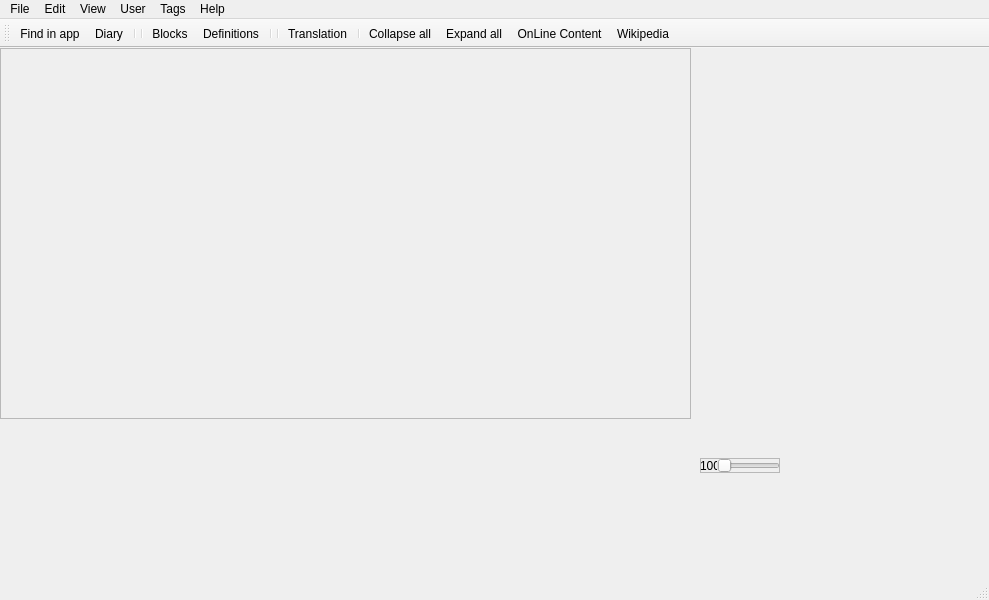
<?xml version="1.0" encoding="UTF-8"?>
<ui version="4.0">
 <class>MainWindow</class>
 <widget class="QMainWindow" name="MainWindow">
  <property name="geometry">
   <rect>
    <x>0</x>
    <y>0</y>
    <width>989</width>
    <height>600</height>
   </rect>
  </property>
  <property name="mouseTracking">
   <bool>false</bool>
  </property>
  <property name="windowTitle">
   <string>MainWindow</string>
  </property>
  <property name="styleSheet">
   <string notr="true">background-color: rgb(102, 102, 102); color: rgb(63, 157, 171); selection-background-color: rgb(0, 76, 0); selection-color: rgb(255, 255, 0); color: rgb(203, 203, 101); QToolTip {background-color: #3C3F41; color: white; border: 1px solid black; padding: 5px; }</string>
  </property>
  <property name="toolButtonStyle">
   <enum>Qt::ToolButtonTextBesideIcon</enum>
  </property>
  <widget class="QWidget" name="centralwidget">
   <widget class="QScrollArea" name="area">
    <property name="geometry">
     <rect>
      <x>0</x>
      <y>0</y>
      <width>691</width>
      <height>371</height>
     </rect>
    </property>
    <property name="widgetResizable">
     <bool>true</bool>
    </property>
    <widget class="QWidget" name="scrollAreaWidgetContents">
     <property name="geometry">
      <rect>
       <x>0</x>
       <y>0</y>
       <width>689</width>
       <height>369</height>
      </rect>
     </property>
    </widget>
   </widget>
   <widget class="QFrame" name="frm_stb_volume">
    <property name="geometry">
     <rect>
      <x>700</x>
      <y>410</y>
      <width>80</width>
      <height>15</height>
     </rect>
    </property>
    <property name="frameShape">
     <enum>QFrame::StyledPanel</enum>
    </property>
    <property name="frameShadow">
     <enum>QFrame::Raised</enum>
    </property>
    <widget class="QSlider" name="sld_volume">
     <property name="geometry">
      <rect>
       <x>17</x>
       <y>0</y>
       <width>63</width>
       <height>15</height>
      </rect>
     </property>
     <property name="maximum">
      <number>100</number>
     </property>
     <property name="orientation">
      <enum>Qt::Horizontal</enum>
     </property>
     <property name="tickPosition">
      <enum>QSlider::NoTicks</enum>
     </property>
    </widget>
    <widget class="QPushButton" name="btn_volume">
     <property name="geometry">
      <rect>
       <x>0</x>
       <y>0</y>
       <width>15</width>
       <height>15</height>
      </rect>
     </property>
     <property name="text">
      <string/>
     </property>
     <property name="iconSize">
      <size>
       <width>15</width>
       <height>15</height>
      </size>
     </property>
     <property name="flat">
      <bool>true</bool>
     </property>
    </widget>
    <widget class="QLabel" name="lbl_volume_value">
     <property name="geometry">
      <rect>
       <x>0</x>
       <y>0</y>
       <width>17</width>
       <height>15</height>
      </rect>
     </property>
     <property name="text">
      <string>100</string>
     </property>
    </widget>
   </widget>
  </widget>
  <widget class="QMenuBar" name="menubar">
   <property name="geometry">
    <rect>
     <x>0</x>
     <y>0</y>
     <width>989</width>
     <height>21</height>
    </rect>
   </property>
   <property name="styleSheet">
    <string notr="true">QMenuBar::item:selected {background-color: blue;}</string>
   </property>
   <widget class="QMenu" name="menuFile">
    <property name="title">
     <string>File</string>
    </property>
    <addaction name="mnu_file_app_settings"/>
    <addaction name="separator"/>
    <addaction name="mnu_import_blocks"/>
    <addaction name="mnu_export_blocks"/>
    <addaction name="mnu_import_def"/>
    <addaction name="mnu_export_def"/>
    <addaction name="mnu_open"/>
    <addaction name="separator"/>
    <addaction name="mnu_file_save_active_block"/>
   </widget>
   <widget class="QMenu" name="menuEdit">
    <property name="title">
     <string>Edit</string>
    </property>
    <addaction name="mnu_add_block"/>
    <addaction name="separator"/>
    <addaction name="mnu_expand_all"/>
    <addaction name="mnu_collapse_all"/>
    <addaction name="separator"/>
    <addaction name="mnu_unfinished_show"/>
    <addaction name="mnu_edit_tags"/>
    <addaction name="mnu_edit_definitions"/>
    <addaction name="separator"/>
    <addaction name="mnu_translation"/>
   </widget>
   <widget class="QMenu" name="menuTags">
    <property name="title">
     <string>Tags</string>
    </property>
    <addaction name="mnu_expenses"/>
    <addaction name="mnu_incomes"/>
    <addaction name="separator"/>
    <addaction name="mnu_web_pages"/>
    <addaction name="mnu_youtube"/>
    <addaction name="mnu_important_dates"/>
    <addaction name="separator"/>
    <addaction name="separator"/>
   </widget>
   <widget class="QMenu" name="menuHelp">
    <property name="title">
     <string>Help</string>
    </property>
    <addaction name="mnu_help_log_messages"/>
    <addaction name="mnu_help_statistic"/>
   </widget>
   <widget class="QMenu" name="menuView">
    <property name="title">
     <string>View</string>
    </property>
    <addaction name="mnu_diary"/>
    <addaction name="separator"/>
    <addaction name="mnu_view_blocks"/>
    <addaction name="mnu_view_tags"/>
    <addaction name="mnu_view_definitions"/>
    <addaction name="mnu_view_images"/>
    <addaction name="separator"/>
    <addaction name="mnu_view_fun_fact"/>
    <addaction name="mnu_view_clipboard"/>
    <addaction name="mnu_view_media_explorer"/>
    <addaction name="separator"/>
    <addaction name="mnu_view_dicts"/>
    <addaction name="mnu_view_wiki"/>
    <addaction name="mnu_view_online_content"/>
    <addaction name="separator"/>
    <addaction name="mnu_view_find_in_app"/>
    <addaction name="separator"/>
    <addaction name="mnu_schedule"/>
    <addaction name="separator"/>
   </widget>
   <widget class="QMenu" name="menuUser">
    <property name="title">
     <string>User</string>
    </property>
    <addaction name="mnu_user_settings"/>
    <addaction name="mnu_personal_info"/>
    <addaction name="separator"/>
    <addaction name="mnu_contacts"/>
    <addaction name="separator"/>
   </widget>
   <addaction name="menuFile"/>
   <addaction name="menuEdit"/>
   <addaction name="menuView"/>
   <addaction name="menuUser"/>
   <addaction name="menuTags"/>
   <addaction name="menuHelp"/>
  </widget>
  <widget class="QStatusBar" name="sts_bar">
   <property name="styleSheet">
    <string notr="true">color: rgb(193, 193, 193);</string>
   </property>
  </widget>
  <widget class="QToolBar" name="toolBar">
   <property name="font">
    <font>
     <pointsize>8</pointsize>
    </font>
   </property>
   <property name="cursor">
    <cursorShape>PointingHandCursor</cursorShape>
   </property>
   <property name="windowTitle">
    <string>toolBar</string>
   </property>
   <property name="styleSheet">
    <string notr="true">QToolTip { background-color: #3C3F41; color: white; border: 1px solid black; padding: 5px; }</string>
   </property>
   <attribute name="toolBarArea">
    <enum>TopToolBarArea</enum>
   </attribute>
   <attribute name="toolBarBreak">
    <bool>false</bool>
   </attribute>
   <addaction name="mnu_view_find_in_app"/>
   <addaction name="mnu_diary"/>
   <addaction name="separator"/>
   <addaction name="separator"/>
   <addaction name="mnu_view_blocks"/>
   <addaction name="mnu_view_definitions"/>
   <addaction name="separator"/>
   <addaction name="separator"/>
   <addaction name="mnu_translation"/>
   <addaction name="separator"/>
   <addaction name="mnu_collapse_all"/>
   <addaction name="mnu_expand_all"/>
   <addaction name="mnu_view_online_content"/>
   <addaction name="mnu_view_wiki"/>
  </widget>
  <action name="mnu_open">
   <property name="text">
    <string>Open</string>
   </property>
  </action>
  <action name="mnu_export_blocks">
   <property name="icon">
    <iconset>
     <normaloff>../images/export.png</normaloff>../images/export.png</iconset>
   </property>
   <property name="text">
    <string>Export blocks</string>
   </property>
  </action>
  <action name="mnu_diary">
   <property name="icon">
    <iconset>
     <normaloff>../images/diary.png</normaloff>../images/diary.png</iconset>
   </property>
   <property name="text">
    <string>Diary</string>
   </property>
   <property name="shortcut">
    <string/>
   </property>
   <property name="shortcutVisibleInContextMenu">
    <bool>false</bool>
   </property>
  </action>
  <action name="mnu_web_pages">
   <property name="icon">
    <iconset>
     <normaloff>../images/web_pages.png</normaloff>../images/web_pages.png</iconset>
   </property>
   <property name="text">
    <string>Web Pages</string>
   </property>
  </action>
  <action name="mnu_youtube">
   <property name="icon">
    <iconset>
     <normaloff>../images/youtube.png</normaloff>../images/youtube.png</iconset>
   </property>
   <property name="text">
    <string>YouTube video</string>
   </property>
  </action>
  <action name="mnu_expenses">
   <property name="icon">
    <iconset>
     <normaloff>../images/expenses.png</normaloff>../images/expenses.png</iconset>
   </property>
   <property name="text">
    <string>Expenses</string>
   </property>
  </action>
  <action name="mnu_incomes">
   <property name="icon">
    <iconset>
     <normaloff>../images/incomes.png</normaloff>../images/incomes.png</iconset>
   </property>
   <property name="text">
    <string>Incomes</string>
   </property>
  </action>
  <action name="mnu_contacts">
   <property name="icon">
    <iconset>
     <normaloff>../images/contacts.png</normaloff>../images/contacts.png</iconset>
   </property>
   <property name="text">
    <string>Contacts</string>
   </property>
  </action>
  <action name="mnu_personal_info">
   <property name="icon">
    <iconset>
     <normaloff>../images/personal_information.png</normaloff>../images/personal_information.png</iconset>
   </property>
   <property name="text">
    <string>Personal information</string>
   </property>
  </action>
  <action name="mnu_translation">
   <property name="icon">
    <iconset>
     <normaloff>../images/translation.png</normaloff>../images/translation.png</iconset>
   </property>
   <property name="text">
    <string>Translation</string>
   </property>
  </action>
  <action name="mnu_user_settings">
   <property name="icon">
    <iconset>
     <normaloff>../images/user_settings.png</normaloff>../images/user_settings.png</iconset>
   </property>
   <property name="text">
    <string>User Settings</string>
   </property>
   <property name="statusTip">
    <string>Setting user options</string>
   </property>
  </action>
  <action name="mnu_important_dates">
   <property name="icon">
    <iconset>
     <normaloff>../images/important_dates.png</normaloff>../images/important_dates.png</iconset>
   </property>
   <property name="text">
    <string>Important dates</string>
   </property>
  </action>
  <action name="mnu_schedule">
   <property name="icon">
    <iconset>
     <normaloff>../images/schedule.png</normaloff>../images/schedule.png</iconset>
   </property>
   <property name="text">
    <string>Schedule</string>
   </property>
   <property name="statusTip">
    <string>Edits the calendar with notifications.</string>
   </property>
  </action>
  <action name="mnu_expand_all">
   <property name="icon">
    <iconset>
     <normaloff>../images/expand.png</normaloff>../images/expand.png</iconset>
   </property>
   <property name="text">
    <string>Expand all</string>
   </property>
  </action>
  <action name="mnu_collapse_all">
   <property name="icon">
    <iconset>
     <normaloff>../images/collapse.png</normaloff>../images/collapse.png</iconset>
   </property>
   <property name="text">
    <string>Collapse all</string>
   </property>
  </action>
  <action name="mnu_unfinished_show">
   <property name="icon">
    <iconset>
     <normaloff>../images/list.png</normaloff>../images/list.png</iconset>
   </property>
   <property name="text">
    <string>Show unfinished entries</string>
   </property>
  </action>
  <action name="mnu_add_block">
   <property name="icon">
    <iconset>
     <normaloff>../images/add_new_block.png</normaloff>../images/add_new_block.png</iconset>
   </property>
   <property name="text">
    <string>Add Block</string>
   </property>
  </action>
  <action name="mnu_edit_tags">
   <property name="icon">
    <iconset>
     <normaloff>../images/tag.png</normaloff>../images/tag.png</iconset>
   </property>
   <property name="text">
    <string>Tags</string>
   </property>
  </action>
  <action name="mnu_edit_definitions">
   <property name="icon">
    <iconset>
     <normaloff>../images/definition.png</normaloff>../images/definition.png</iconset>
   </property>
   <property name="text">
    <string>Definitions</string>
   </property>
  </action>
  <action name="mnu_view_tags">
   <property name="icon">
    <iconset>
     <normaloff>../images/tag.png</normaloff>../images/tag.png</iconset>
   </property>
   <property name="text">
    <string>Tags</string>
   </property>
  </action>
  <action name="mnu_view_definitions">
   <property name="icon">
    <iconset>
     <normaloff>../images/definition.png</normaloff>../images/definition.png</iconset>
   </property>
   <property name="text">
    <string>Definitions</string>
   </property>
  </action>
  <action name="mnu_view_images">
   <property name="icon">
    <iconset>
     <normaloff>../images/picture.png</normaloff>../images/picture.png</iconset>
   </property>
   <property name="text">
    <string>Images</string>
   </property>
  </action>
  <action name="mnu_view_blocks">
   <property name="icon">
    <iconset>
     <normaloff>../images/closed_block.png</normaloff>../images/closed_block.png</iconset>
   </property>
   <property name="text">
    <string>Blocks</string>
   </property>
  </action>
  <action name="mnu_view_fun_fact">
   <property name="icon">
    <iconset>
     <normaloff>../images/fun_fact.png</normaloff>../images/fun_fact.png</iconset>
   </property>
   <property name="text">
    <string>Fun Facts</string>
   </property>
  </action>
  <action name="mnu_view_clipboard">
   <property name="icon">
    <iconset>
     <normaloff>../images/clipboard.png</normaloff>../images/clipboard.png</iconset>
   </property>
   <property name="text">
    <string>Clipboard</string>
   </property>
  </action>
  <action name="mnu_view_media_explorer">
   <property name="icon">
    <iconset>
     <normaloff>../images/media_explorer.png</normaloff>../images/media_explorer.png</iconset>
   </property>
   <property name="text">
    <string>Media Explorer</string>
   </property>
  </action>
  <action name="mnu_view_find_in_app">
   <property name="icon">
    <iconset>
     <normaloff>../images/find.png</normaloff>../images/find.png</iconset>
   </property>
   <property name="text">
    <string>Find in app</string>
   </property>
  </action>
  <action name="mnu_file_save_active_block">
   <property name="icon">
    <iconset>
     <normaloff>../images/btn_save.png</normaloff>../images/btn_save.png</iconset>
   </property>
   <property name="text">
    <string>Save active block</string>
   </property>
  </action>
  <action name="mnu_view_dicts">
   <property name="icon">
    <iconset>
     <normaloff>../images/dictionary.png</normaloff>../images/dictionary.png</iconset>
   </property>
   <property name="text">
    <string>Dictionaries</string>
   </property>
  </action>
  <action name="mnu_view_online_content">
   <property name="icon">
    <iconset>
     <normaloff>../images/online_content.png</normaloff>../images/online_content.png</iconset>
   </property>
   <property name="text">
    <string>OnLine Content</string>
   </property>
  </action>
  <action name="mnu_view_wiki">
   <property name="icon">
    <iconset>
     <normaloff>../images/wikipedia_logo.png</normaloff>../images/wikipedia_logo.png</iconset>
   </property>
   <property name="text">
    <string>Wikipedia</string>
   </property>
  </action>
  <action name="mnu_file_app_settings">
   <property name="icon">
    <iconset>
     <normaloff>../images/settings.png</normaloff>../images/settings.png</iconset>
   </property>
   <property name="text">
    <string>App settings</string>
   </property>
  </action>
  <action name="mnu_import_blocks">
   <property name="icon">
    <iconset>
     <normaloff>../images/import.png</normaloff>../images/import.png</iconset>
   </property>
   <property name="text">
    <string>Import blocks</string>
   </property>
  </action>
  <action name="mnu_import_def">
   <property name="icon">
    <iconset>
     <normaloff>../images/import.png</normaloff>../images/import.png</iconset>
   </property>
   <property name="text">
    <string>Import definitions</string>
   </property>
  </action>
  <action name="mnu_export_def">
   <property name="icon">
    <iconset>
     <normaloff>../images/export.png</normaloff>../images/export.png</iconset>
   </property>
   <property name="text">
    <string>Export definitions</string>
   </property>
  </action>
  <action name="mnu_help_log_messages">
   <property name="icon">
    <iconset>
     <normaloff>../images/log_win_icon.png</normaloff>../images/log_win_icon.png</iconset>
   </property>
   <property name="text">
    <string>Log Messages</string>
   </property>
  </action>
  <action name="mnu_help_statistic">
   <property name="icon">
    <iconset>
     <normaloff>../images/statistics.png</normaloff>../images/statistics.png</iconset>
   </property>
   <property name="text">
    <string>Statistic</string>
   </property>
  </action>
 </widget>
 <resources/>
 <connections/>
</ui>
